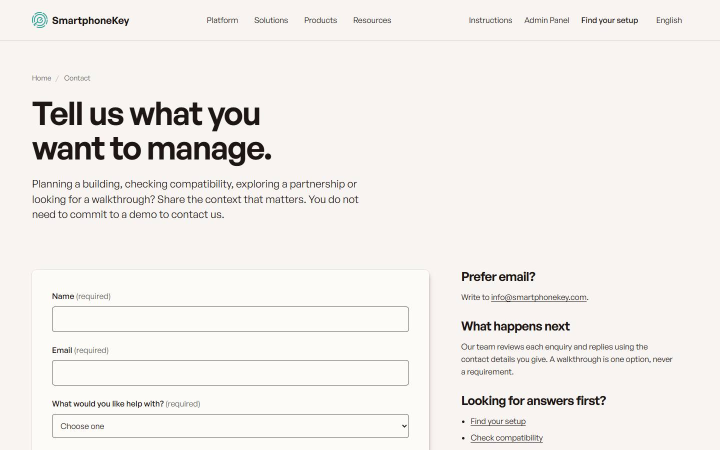
#> input picture qa/baseline-45b3296/contact-1440x900.jpg, 1440 x 900 px, given in place of 01-admin-dashboard.jpg, which was not available (shown at 1/2 size)
$ python product_ui_images.py
#> lines starting #> are read from the running program, lines starting #| are printed output that depends on the picture
#!/usr/bin/env python3
"""Derivatives of the real Admin Panel screenshots of 30 October 2026.

Source: ``docs/site-v2/assets/product-ui-2026-10-30/*.jpg`` (authentic browser
captures, see the ASSET-MANIFEST.md beside them). Output: WebP files in
``addons/spk_website_v2/static/src/img/product-ui/`` with stable names and the
pixel width in the name. Only two operations are applied: scaling down (never
up) and rectangular cropping. Nothing is drawn, painted or retouched. Each
crop keeps the complete dialog or panel it is meant to show; the coordinates
are in source pixels and documented here so a reviewer can check them.

    python tools/product_ui_images.py [--source <folder>] [--out <folder>]

Needs Pillow.
"""

import argparse
from pathlib import Path

from PIL import Image

HERE = Path(__file__).resolve().parent
QUALITY = 82

# (source file, output stem, crop box or None, widths to write). Widths above the
# crop's own width are skipped: no upscaling.
DERIVATIVES = (
    # Full dashboard: hero band and the expanded view.
    ("01-admin-dashboard.jpg", "admin-dashboard", None, (2133, 1600, 1200, 800)),
    # Phone close-up: Dashboard title, the complete Give Access button, the first two summary
    # cards, the Locks/Cameras/Matter tabs and the activity rows. The Guest Key button starts at
    # x=1000, the timestamps and the View all button are far right: nothing is cut through.
    ("01-admin-dashboard.jpg", "admin-dashboard-close-up", (56, 56, 992, 896), (936,)),
    # AI Assistant panel at its natural size (422 px; the manifest forbids stretching it).
    ("02-ai-assistant-detail.jpg", "ai-assistant-detail", None, (422,)),
    # The assistant open beside the Dashboard: context image for the access-management page.
    ("02-ai-assistant.jpg", "ai-assistant-context", None, (2370, 1600, 1200)),
    # Assign Key wizard, step 2 of 3, empty recipient: the full capture and the complete dialog
    # with a 24 px margin of its background.
    ("03-assign-access.jpg", "assign-access", None, (1056,)),
    ("03-assign-access.jpg", "assign-access-dialog", (236, 104, 784, 546), (548,)),
    # Devices page filters: shallow overview (the live cards and QR codes were excluded at capture).
    ("04-device-status.jpg", "device-status", None, (2133, 1200)),
    ("04-device-status.jpg", "device-status-close-up", (56, 56, 1460, 328), (1404,)),
    # Recent activity close-up: the left part of the panel (the capture itself is already a crop).
    ("05-recent-activity.jpg", "recent-activity", None, (967,)),
    ("05-recent-activity.jpg", "recent-activity-close-up", (0, 0, 620, 378), (620,)),
    # Guest Key form in Wallet Key mode: full capture and the complete dialog with a 24 px margin.
    ("06-guest-wallet-key.jpg", "guest-wallet-key", None, (1304,)),
    ("06-guest-wallet-key.jpg", "guest-wallet-key-dialog", (313, 116, 861, 748), (548,)),
)


def main():
    parser = argparse.ArgumentParser(description=__doc__.splitlines()[0])
    parser.add_argument("--source", type=Path, default=HERE.parents[1] / "docs/site-v2/assets/product-ui-2026-10-30")
    parser.add_argument("--out", type=Path, default=HERE.parent / "addons/spk_website_v2/static/src/img/product-ui")
    args = parser.parse_args()
    args.out.mkdir(parents=True, exist_ok=True)
    written = []
    for source, stem, box, widths in DERIVATIVES:
        image = Image.open(args.source / source).convert("RGB")
#> image is the input picture: PIL image 1440x900 RGB; mean R, G, B 242.3, 238.3, 235.1
        if box:
            assert box[2] <= image.width and box[3] <= image.height, (source, box, image.size)
            image = image.crop(box)
        for width in widths:
            if width > image.width:
                continue
            copy = image if width == image.width else image.resize(
                (width, round(image.height * width / image.width)), Image.Resampling.LANCZOS)
            target = args.out / ("%s-%d.webp" % (stem, width))
            copy.save(target, "WEBP", quality=QUALITY, method=6)
            written.append((target.name, copy.width, copy.height, target.stat().st_size))
#> this loop made 4 passes
#> pass 3, in main, `copy = image if width == image.width else image.resize( (width, round(..`:
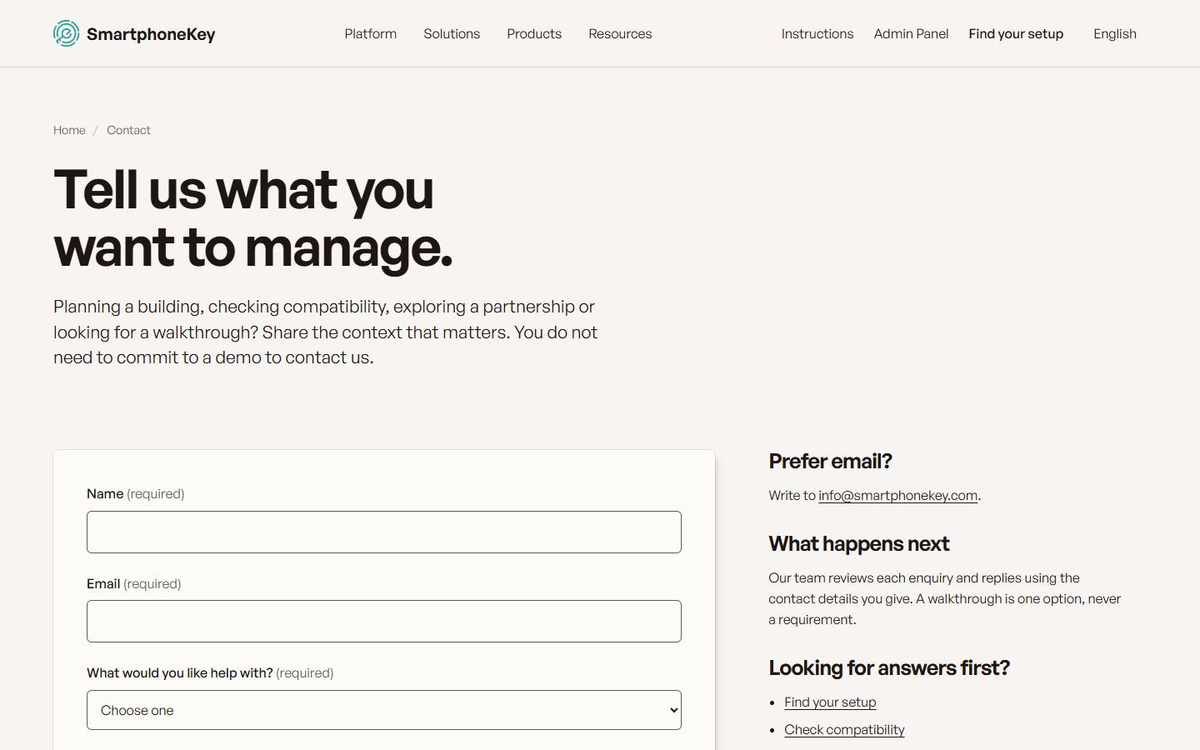
#> copy: PIL image 1200x750 RGB; mean R, G, B 242.1, 238.2, 235
#> after the loop, written = [('admin-dashboard-1200.webp', 1200, 750, 39174), ('admin-dashboard-800.webp', 800, 500, 21956)]
#> pass 3 of the loop in main, `for source, stem, box, widths in DERIVATIVES:`:
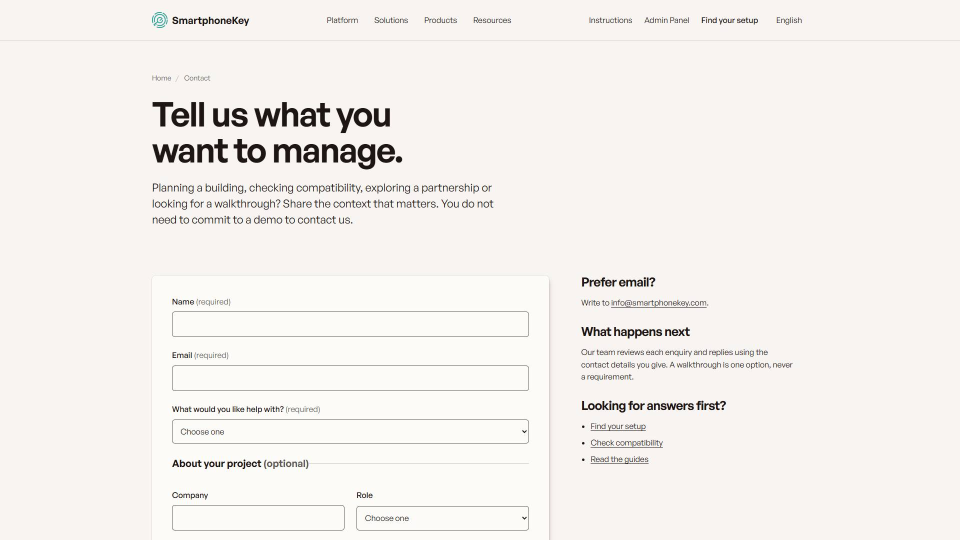
#> input picture qa/baseline-45b3296/contact-1920x1080.jpg, 1920 x 1080 px, given in place of 02-ai-assistant-detail.jpg, which was not available (shown at 1/2 size)
#> in main, image is the input picture: PIL image 1920x1080 RGB; mean R, G, B 244.3, 240.2, 237
#> the loop in main, `for width in widths:` made 1 pass
#> pass 1, in main, `copy = image if width == image.width else image.resize( (width, round(..`:
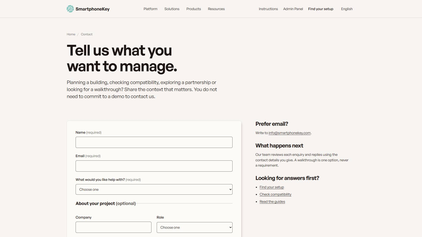
#> copy: PIL image 422x237 RGB; mean R, G, B 244.2, 240.2, 237
#> after the loop in main, `for width in widths:`: written = [('admin-dashboard-1200.webp', 1200, 750, 39174), ('admin-dashboard-800.webp', 800, 500, 21956), ('admin-dashboard-close-up-936.webp', 936, 840, 35976), ('ai-assistant-detail-422.webp', 422, 237, 5560)]
#> the loop made 5 passes; the first 3 are shown
    for name, width, height, size in written:
        print("%-40s %5d x %4d  %6.1f KB" % (name, width, height, size / 1024))


if __name__ == "__main__":
#> (the run stopped early here; a loop or call above may not have finished)
